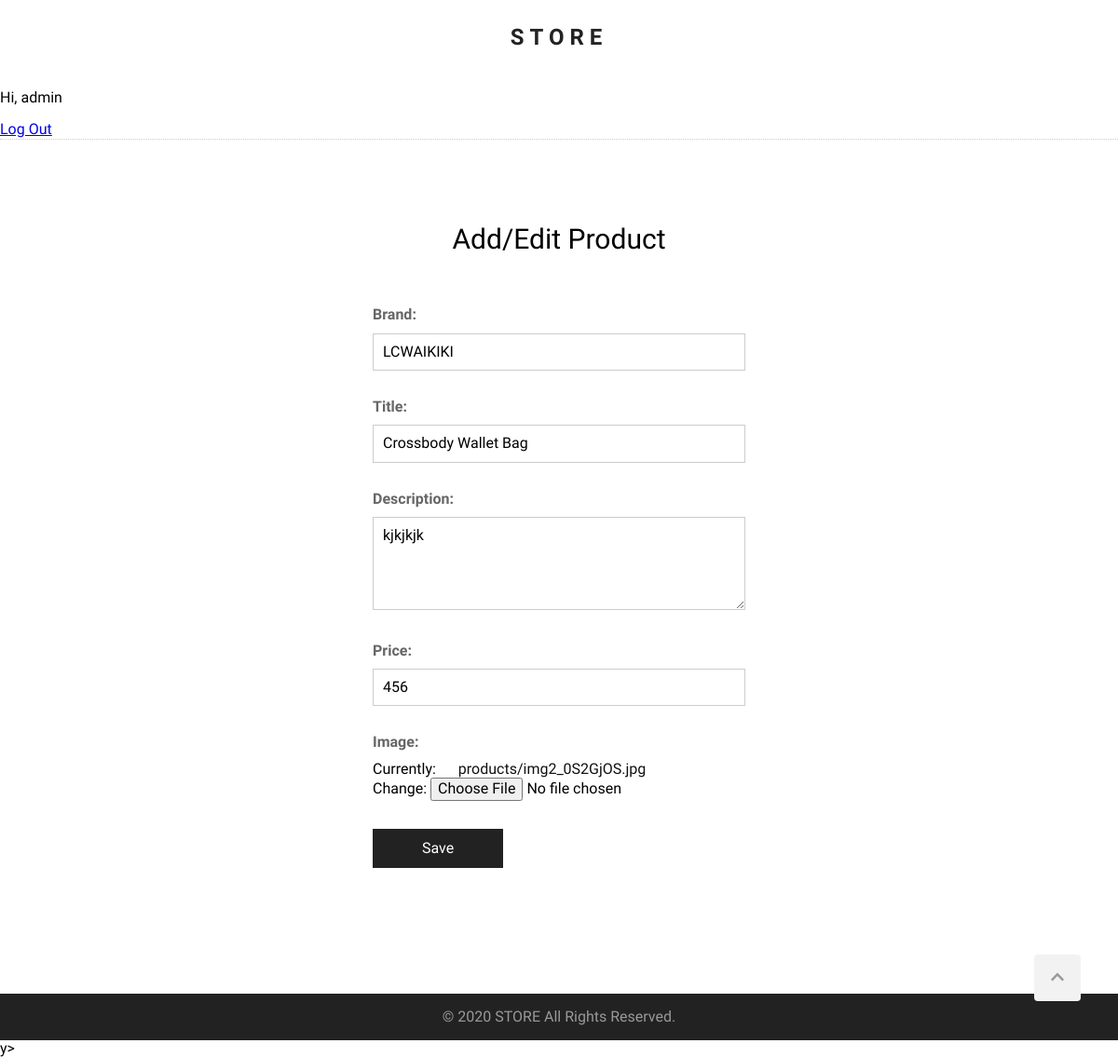
/products/edit/22/ (signed in), run on an earlier commit of the app's database.
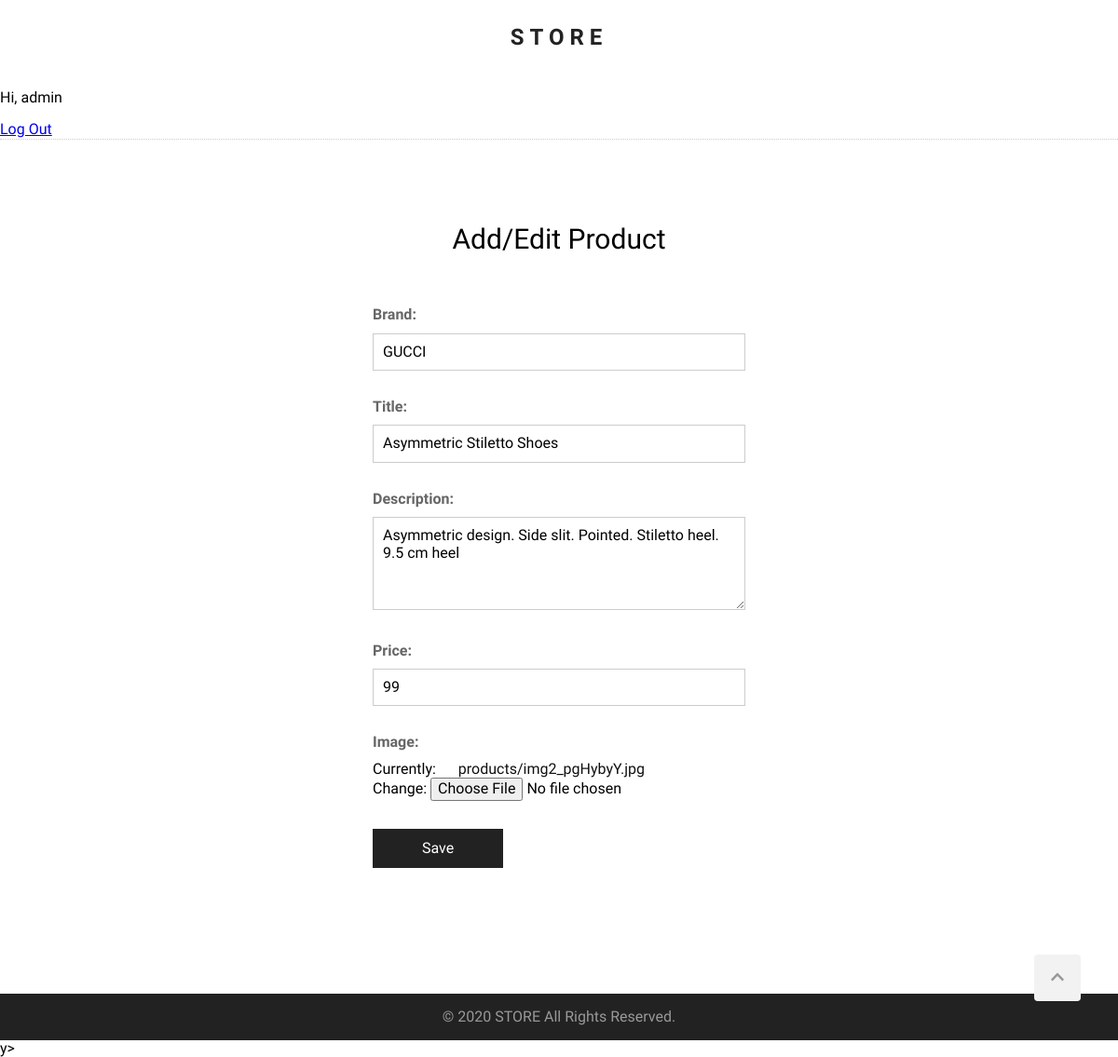
And on a later commit of the database.
### products/models.py (models this page shows, shortened)
class Product(models.Model):
    brand = models.CharField(max_length=100)
    title = models.CharField(max_length= 100)
    description = models.TextField(max_length= 2000, null= True, blank= True)
    price = models.PositiveIntegerField(null=True,blank=True)
    created_at = models.DateTimeField(auto_now=True)
    image = models.ImageField(upload_to='products/', null=True)

### products/views.py (the view)
# urls.py: path('products/edit/<pk>/', product_edit, name='product_edit'),
def product_edit(request, pk):
    if request.user.is_authenticated and request.user.is_superuser:
        product = get_object_or_404(Product, pk=pk)
        if request.method == 'POST':
           form = AddProductForm(request.POST, request.FILES, instance=product)
           if form.is_valid():
                form.save()
                return render(request, 'products/product_add_edit_successful.html')
        else:
            form = AddProductForm(instance=product)
        context = {
            'form':form
        }
        return render(request, 'products/product_add_edit.html',context)
    else:
        return redirect('view_products')

### products/forms.py
class AddProductForm(ModelForm):
    class Meta:
        model = Product
        fields = ('brand', 'title', 'description', 'price', 'image')

### templates/products/product_add_edit.html (shortened to what this page needs)
{% extends "base.html" %}
{% block content %}
<section class="form-section">
    <h2 class="section-headline">Add/Edit Product</h2>
    <div class="form">
        <form action="" method="post" enctype="multipart/form-data">
            {{ form.as_p }}
            <p>
                <button type="submit">Save</button>
            </p>
        </form>
    </div>
</section>
{% endblock %}

What changed in the data, as far as the page shows it:
changed Product: brand "LCWAIKIKI" → "GUCCI"; title "Crossbody Wallet Bag" → "Asymmetric Stiletto Shoes"; description "kjkjkjk" → "Asymmetric design. Side slit. Pointed. Stiletto heel. 9.5 cm heel"; price "456" → "99"
Also different on the page:
text no longer shown: "Brand: Title: Description: Price: Image: Currently: products/img2_0S2GjOS.jpg Change:"
text now shown: "Brand: Title: Description: Price: Image: Currently: products/img2_pgHybyY.jpg Change:"
